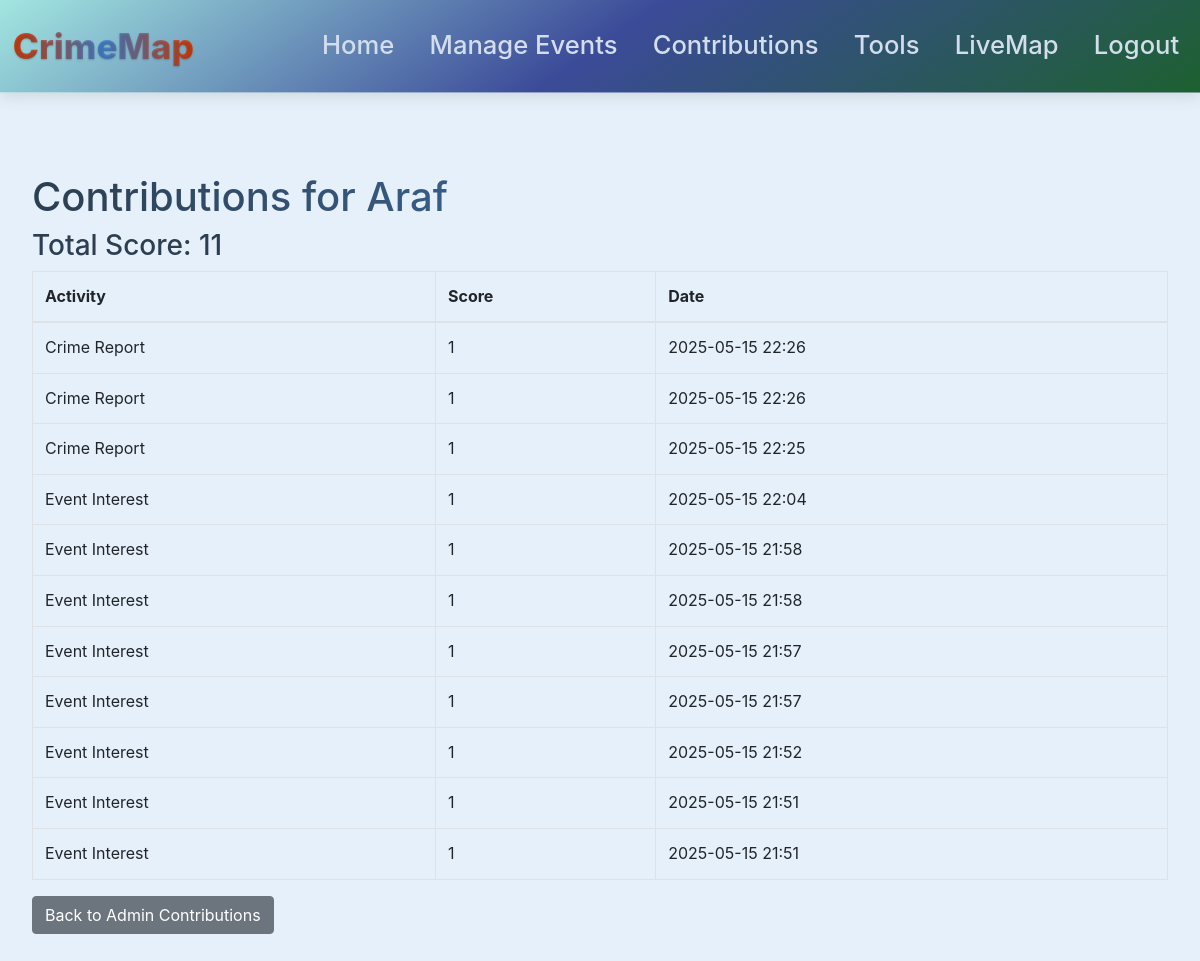
Page /user_contributions/2 (signed in) on the committed database.
### website/models.py (models this page shows, shortened)
class User(db.Model, UserMixin):
    id = db.Column(db.Integer, primary_key=True)
    email = db.Column(db.String(150), unique=True)
    password = db.Column(db.String(150))
    first_name = db.Column(db.String(150))
    crimes = db.relationship('Crime', backref='user', lazy=True)

class Contribution(db.Model):
    __tablename__ = 'contribution'
    id = db.Column(db.Integer, primary_key=True)
    user_id = db.Column(db.Integer, db.ForeignKey('user.id'), nullable=False)
    activity_type = db.Column(db.String(50), nullable=False)
    score = db.Column(db.Integer, default=1, nullable=False)
    event_id = db.Column(db.Integer, db.ForeignKey('event.id'))  # Add this line
    created_at = db.Column(db.DateTime(timezone=True), default=func.now())
    user = db.relationship('User', backref=db.backref('contributions', lazy=True))
    event = db.relationship('Event')  # Add relationship to Event

### website/views.py (the view)
@views.route('/user_contributions/<int:user_id>')
@login_required
def view_user_contributions(user_id):
    if current_user.id != 1:
        flash('Access denied!', category='error')
        return redirect(url_for('views.home'))
    user = User.query.get_or_404(user_id)
    contributions = Contribution.query.filter_by(user_id=user_id).order_by(Contribution.created_at.desc()).all()
    total_score = sum(c.score for c in contributions)
    return render_template(
        'view_user_contributions.html',
        user=current_user,
        target_user=user,
        contributions=contributions,
        total_score=total_score
    )

### website/__init__.py (called while the page is built)
def create_app():
    app = Flask(__name__)
    app.config['SECRET_KEY'] = 'hjshjhdjah kjshkjdhjs'
    app.config['SQLALCHEMY_DATABASE_URI'] = f'sqlite:///{DB_NAME}'
    db.init_app(app)
    from .views import views
    from .auth import auth
    from .feedbacks import feedbacks
    app.register_blueprint(views, url_prefix='/')
    app.register_blueprint(auth, url_prefix='/')
    app.register_blueprint(feedbacks, url_prefix='/feedbacks')
    from .models import User
    with app.app_context():
        db.create_all()
    login_manager = LoginManager()
    login_manager.login_view = 'auth.login'
    login_manager.init_app(app)
    @login_manager.user_loader
    def load_user(id):
        return User.query.get(int(id))
    return app

### website/views.py (called while the page is built)
@views.context_processor
def inject_upcoming_events():
    upcoming_events = Event.query.filter(Event.date > datetime.now()).count()
    return {'upcoming_events': upcoming_events}

### website/templates/view_user_contributions.html (shortened to what this page needs)
{% extends "base.html" %}
{% block content %}
<div class="container">
    <h1 class="gradient-text">Contributions for {{ target_user.first_name }}</h1>
    <h3>Total Score: {{ total_score }}</h3>
    {% if contributions %}
    <table class="table table-bordered">
        <thead>
            <tr>
                <th>Activity</th>
                <th>Score</th>
                <th>Date</th>
            </tr>
        </thead>
        <tbody>
            {% for contribution in contributions %}
            <tr>
                <td>{{ contribution.activity_type | replace('_', ' ') | title }}</td>
                <td>{{ contribution.score }}</td>
                <td>{{ contribution.created_at.strftime('%Y-%m-%d %H:%M') }}</td>
            </tr>
            {% endfor %}
        </tbody>
    </table>
    {% else %}
    <p>No contributions for this user.</p>
    {% endif %}
    <a href="{{ url_for('views.admin_contributions') }}" class="btn btn-secondary">Back to Admin Contributions</a>
</div>
{% endblock %}

### website/templates/base.html (style rules this page uses)
body { background-color: #e6f0fa; color: #2c3e50; font-family: -apple-system, BlinkMacSystemFont, "Segoe UI", Roboto, sans-serif; line-height: 1.6; }
.gradient-text { background-clip: text; -webkit-background-clip: text; background-image: linear-gradient(90deg, #2c3e50, #4a90e2); -webkit-text-fill-color: transparent; }
.container { max-width: 1200px; padding: 2.5rem 1rem; }

### rows in the picture
User: first_name "Araf"
Contribution: activity_type "Crime Report", score "1", created_at "2025-05-15 22:26"
Contribution: activity_type "Crime Report", score "1", created_at "2025-05-15 22:26"
Contribution: activity_type "Crime Report", score "1", created_at "2025-05-15 22:25"
Contribution: activity_type "Event Interest", score "1", created_at "2025-05-15 22:04"
Contribution: activity_type "Event Interest", score "1", created_at "2025-05-15 21:58"
Contribution: activity_type "Event Interest", score "1", created_at "2025-05-15 21:58"
Contribution: activity_type "Event Interest", score "1", created_at "2025-05-15 21:57"
Contribution: activity_type "Event Interest", score "1", created_at "2025-05-15 21:57"
Contribution: activity_type "Event Interest", score "1", created_at "2025-05-15 21:52"
Contribution: activity_type "Event Interest", score "1", created_at "2025-05-15 21:51"
Contribution: activity_type "Event Interest", score "1", created_at "2025-05-15 21:51"

### other values in the picture
{{ total_score }} "11"
